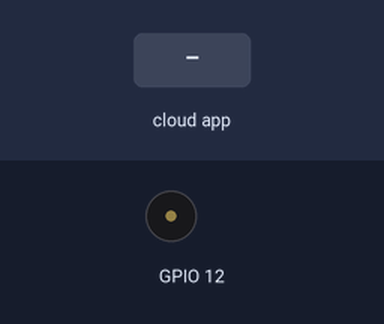
Recording of a sketch running on a simulated ESP32. Parts: buzzer (waves = sounding). The test bench sets the inputs (shaded band). WiFi joins after 1.5 s; servers stay silent unless stated; the Firebase database answers and starts empty; what the sketch prints to the serial monitor is not drawn.

Above: at 2.7 s.
2.8 s: the phone or cloud app sets number to 25
At 3.7 s:
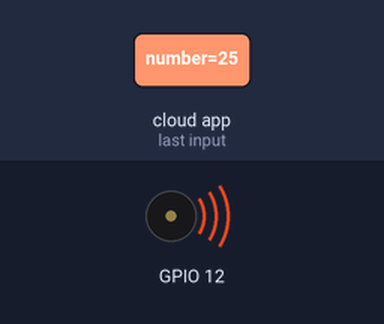
Timing chart, 0 to 5.8 s (numbered marks = the images above; inputs shaded):
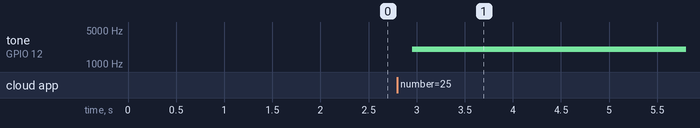

The sketch:

eps32_final.ino
```cpp
#include <WiFi.h>
#include <IOXhop_FirebaseESP32.h>

// Set these to run example.
#define FIREBASE_HOST "ricecooker-5ea62.firebaseio.com"
#define FIREBASE_AUTH "aT20OxgUKQd24EnNbYntEooTBSzTQUbPVppIq4yU"
#define WIFI_SSID "AndroidAPB670"
#define WIFI_PASSWORD "mlpy6496"

int channel = 0;
int freq = 2000;
int resolution = 8;
void setup() {
  Serial.begin(9600);
  ledcSetup(channel, freq, resolution);
  ledcAttachPin(12, channel);
  // connect to wifi.
  WiFi.begin(WIFI_SSID, WIFI_PASSWORD);
  Serial.print("connecting");
  while (WiFi.status() != WL_CONNECTED) {
    Serial.print(".");
    delay(500);
  }
  Serial.println();
  Serial.print("connected: ");
  Serial.println(WiFi.localIP());

  Firebase.begin(FIREBASE_HOST, FIREBASE_AUTH);
}

int n = 0;

void loop() {

  // get value
  Serial.print("number: ");
  int num = Firebase.getFloat("number");
  if (num) {
    ledcWriteTone(channel, 2000);
    for (int dutyCycle = 100; dutyCycle < 100+10*num; dutyCycle=dutyCycle+10){

      Serial.println(dutyCycle);

      ledcWrite(channel, dutyCycle);
      delay(500);
      ledcWrite(channel, 0);
      delay(500);
  }
    // update value
    Firebase.setFloat("number", 0);
    // handle error
    if (Firebase.failed()) {
        Serial.print("setting /number failed:");
        Serial.println(Firebase.error());
        return;
    }
    delay(1000);
  }
  Serial.println(Firebase.getFloat("number"));
  delay(1000);


}
```

Measured:
- after the input at 2.8 s, tone on GPIO 12: silent → 2000 Hz after 0.15 s
